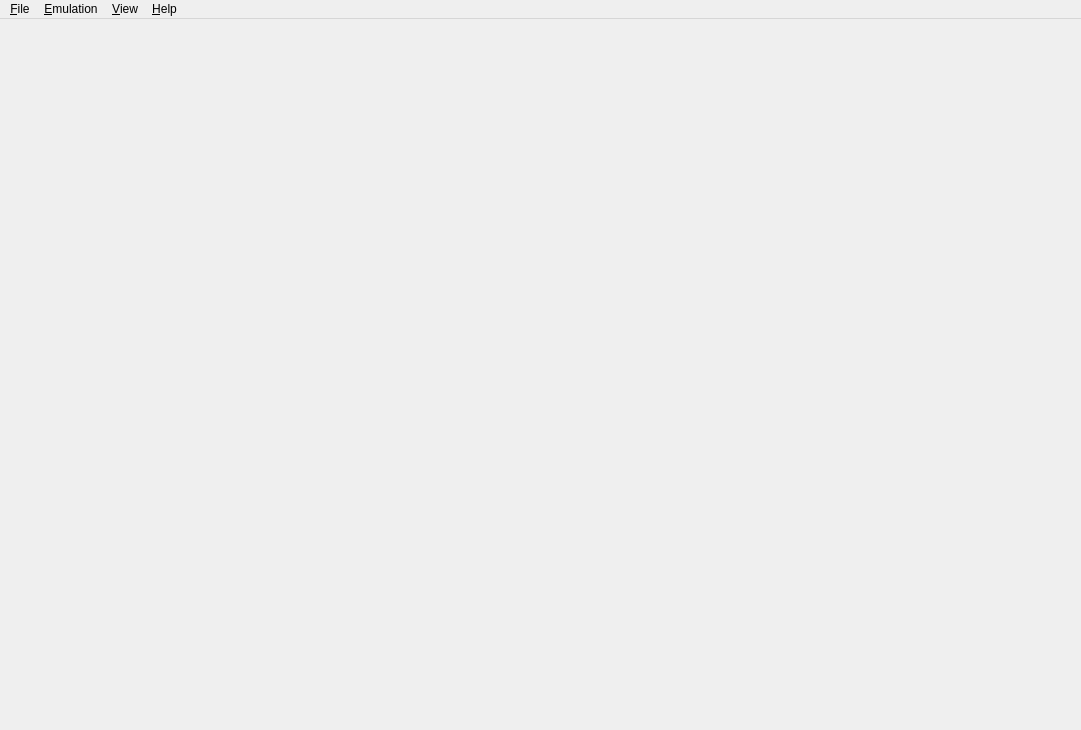
<?xml version="1.0" encoding="UTF-8"?>
<ui version="4.0">
 <class>MainWindow</class>
 <widget class="QMainWindow" name="MainWindow">
  <property name="geometry">
   <rect>
    <x>0</x>
    <y>0</y>
    <width>1081</width>
    <height>730</height>
   </rect>
  </property>
  <property name="windowTitle">
   <string>Citra</string>
  </property>
  <property name="windowIcon">
   <iconset>
    <normaloff>src/pcafe/res/icon3_64x64.ico</normaloff>src/pcafe/res/icon3_64x64.ico</iconset>
  </property>
  <property name="tabShape">
   <enum>QTabWidget::Rounded</enum>
  </property>
  <property name="dockNestingEnabled">
   <bool>true</bool>
  </property>
  <widget class="QWidget" name="centralwidget">
   <layout class="QHBoxLayout" name="horizontalLayout">
    <property name="leftMargin">
     <number>0</number>
    </property>
    <property name="topMargin">
     <number>0</number>
    </property>
    <property name="rightMargin">
     <number>0</number>
    </property>
    <property name="bottomMargin">
     <number>0</number>
    </property>
   </layout>
  </widget>
  <widget class="QMenuBar" name="menubar">
   <property name="geometry">
    <rect>
     <x>0</x>
     <y>0</y>
     <width>1081</width>
     <height>21</height>
    </rect>
   </property>
   <widget class="QMenu" name="menu_File">
    <property name="title">
     <string>&amp;File</string>
    </property>
    <widget class="QMenu" name="menu_recent_files">
     <property name="title">
      <string>Recent Files</string>
     </property>
    </widget>
    <addaction name="action_Load_File"/>
    <addaction name="separator"/>
    <addaction name="action_Select_Game_List_Root"/>
    <addaction name="menu_recent_files"/>
    <addaction name="separator"/>
    <addaction name="action_Exit"/>
   </widget>
   <widget class="QMenu" name="menu_Emulation">
    <property name="title">
     <string>&amp;Emulation</string>
    </property>
    <addaction name="action_Start"/>
    <addaction name="action_Pause"/>
    <addaction name="action_Stop"/>
    <addaction name="separator"/>
    <addaction name="action_Configure"/>
   </widget>
   <widget class="QMenu" name="menu_View">
    <property name="title">
     <string>&amp;View</string>
    </property>
    <widget class="QMenu" name="menu_View_Debugging">
     <property name="title">
      <string>Debugging</string>
     </property>
     <addaction name="action_Create_Pica_Surface_Viewer"/>
     <addaction name="separator"/>
    </widget>
    <addaction name="action_Single_Window_Mode"/>
    <addaction name="action_Display_Dock_Widget_Headers"/>
    <addaction name="action_Show_Filter_Bar"/>
    <addaction name="action_Show_Status_Bar"/>
    <addaction name="menu_View_Debugging"/>
   </widget>
   <widget class="QMenu" name="menu_Help">
    <property name="title">
     <string>&amp;Help</string>
    </property>
    <addaction name="action_Check_For_Updates"/>
    <addaction name="action_Open_Maintenence_Tool"/>
    <addaction name="separator"/>
    <addaction name="action_About"/>
   </widget>
   <addaction name="menu_File"/>
   <addaction name="menu_Emulation"/>
   <addaction name="menu_View"/>
   <addaction name="menu_Help"/>
  </widget>
  <action name="action_Load_File">
   <property name="text">
    <string>Load File...</string>
   </property>
  </action>
  <action name="action_Load_Symbol_Map">
   <property name="text">
    <string>Load Symbol Map...</string>
   </property>
  </action>
  <action name="action_Exit">
   <property name="text">
    <string>E&amp;xit</string>
   </property>
  </action>
  <action name="action_Start">
   <property name="enabled">
    <bool>false</bool>
   </property>
   <property name="text">
    <string>&amp;Start</string>
   </property>
  </action>
  <action name="action_Pause">
   <property name="enabled">
    <bool>false</bool>
   </property>
   <property name="text">
    <string>&amp;Pause</string>
   </property>
  </action>
  <action name="action_Stop">
   <property name="enabled">
    <bool>false</bool>
   </property>
   <property name="text">
    <string>&amp;Stop</string>
   </property>
  </action>
  <action name="action_About">
   <property name="text">
    <string>About Citra</string>
   </property>
  </action>
  <action name="action_Single_Window_Mode">
   <property name="checkable">
    <bool>true</bool>
   </property>
   <property name="text">
    <string>Single Window Mode</string>
   </property>
  </action>
  <action name="action_Configure">
   <property name="text">
    <string>Configure...</string>
   </property>
  </action>
  <action name="action_Display_Dock_Widget_Headers">
   <property name="checkable">
    <bool>true</bool>
   </property>
   <property name="text">
    <string>Display Dock Widget Headers</string>
   </property>
  </action>
  <action name="action_Show_Filter_Bar">
   <property name="checkable">
    <bool>true</bool>
   </property>
   <property name="text">
    <string>Show Filter Bar</string>
   </property>
  </action>
  <action name="action_Show_Status_Bar">
   <property name="checkable">
    <bool>true</bool>
   </property>
   <property name="text">
    <string>Show Status Bar</string>
   </property>
  </action>
  <action name="action_Select_Game_List_Root">
   <property name="text">
    <string>Select Game Directory...</string>
   </property>
   <property name="toolTip">
    <string>Selects a folder to display in the game list</string>
   </property>
  </action>
  <action name="action_Create_Pica_Surface_Viewer">
   <property name="text">
    <string>Create Pica Surface Viewer</string>
   </property>
  </action>
  <action name="actionCheck_For_Updates">
   <property name="text">
    <string>Check For Updates</string>
   </property>
  </action>
  <action name="action_Open_Maintenence_Tool">
   <property name="text">
    <string>Open Updater</string>
   </property>
  </action>
  <action name="action_Check_For_Updates">
   <property name="text">
    <string>Check For Updates</string>
   </property>
  </action>
 </widget>
 <resources/>
 <connections/>
</ui>
